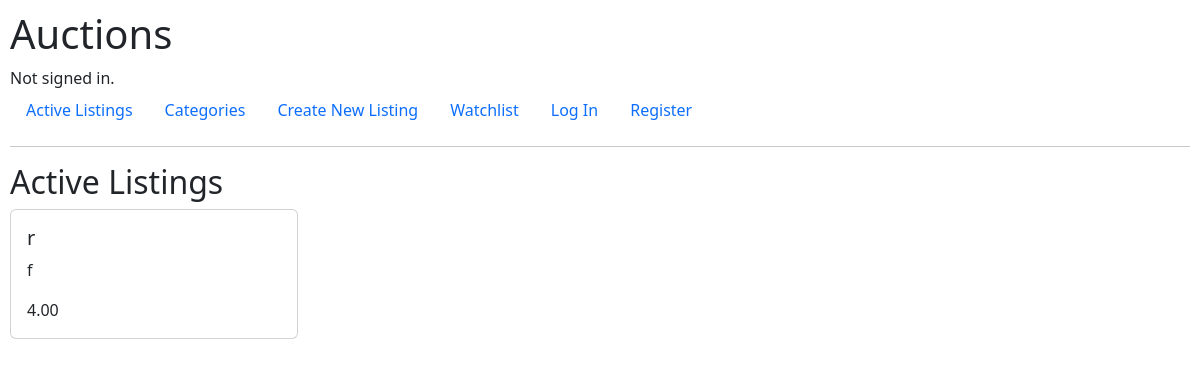
The page / on the database its author committed.
### auctions/models.py (models this page shows)
class Auction(models.Model):
    title = models.CharField(max_length=64)
    img = models.ImageField(upload_to='uploads/', blank=True, default="uploads/No_image_available.svg.png")
    discription = models.CharField(max_length=200, null="False")
    price = models.DecimalField(max_digits=19,decimal_places=2, null="False", validators=[MinValueValidator(limit_value=1)])

### auctions/views.py (the view)
# urls.py: path("", views.index, name="index"),
def index(request):
    return render(request, "auctions/index.html", {"auctions":Auction.objects.all()})

### auctions/templates/auctions/index.html (shortened to what this page needs)
{% extends "auctions/layout.html" %}
{% block body %}
    <h2>Active Listings</h2>
    {% for auction in auctions %}
    <div class="card" style="width: 18rem;">
        <div class="card-body">
          <h5 class="card-title">{{auction.title}}</h5>
          <p class="card-text">{{auction.discription}}</p>
          <p class="card-text">{{auction.price}}</p>
        </div>
      </div>
    {% endfor %}
{% endblock %}

### auctions/static/auctions/styles.css (style rules this page uses)
body { padding: 10px; }

### rows shown on the page
Auction: title "r", discription "f", price "4.00"
